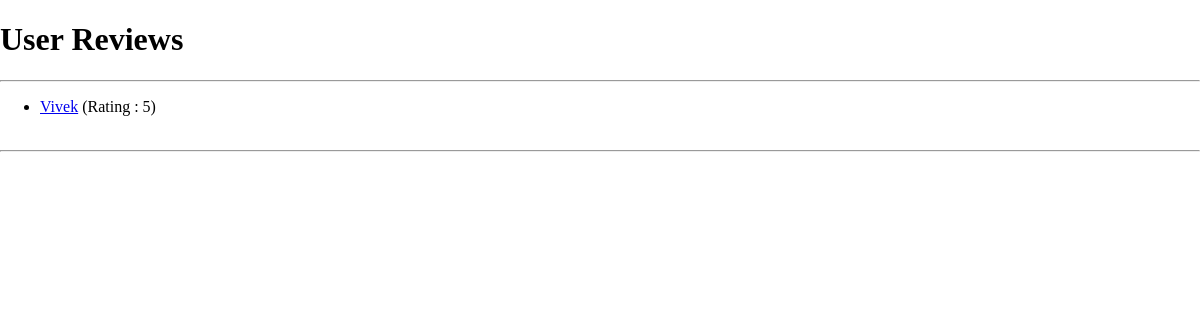
/reviews, run on an earlier commit of the app's database.
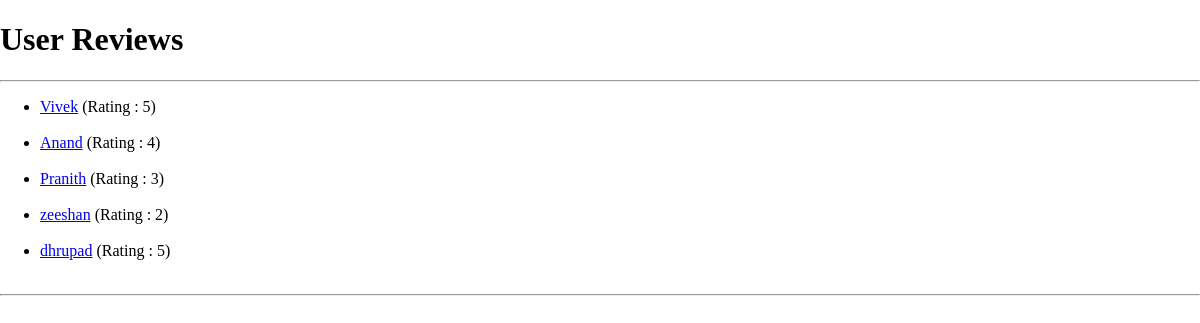
And on a later commit of the database.
### reviews/models.py (models this page shows)
class Review(models.Model):
    user_name = models.CharField(max_length=100)
    review_text = models.TextField(max_length=200)
    rating = models.IntegerField(validators= [MaxValueValidator(5) , MinValueValidator(1)])

### reviews/views.py (the view)
# urls.py: path('reviews', views.ReviewsListView.as_view()),
class ReviewsListView(ListView):
    template_name = "reviews/review_list.html"
    model = Review
    context_object_name = "reviews"

### reviews/templates/reviews/review_list.html (shortened to what this page needs)
{% extends 'reviews/base.html' %}
{% block content %}
    <h1>User Reviews </h1>
    <hr>
    <ul>
        {% for review in reviews %}
        <li>
            <a href="{% url 'reviews' review.id %}">{{ review.user_name }}<a> (Rating : {{ review.rating }})
        </li>
        <br>
        {% endfor %}
    </ul>
    <hr>
{% endblock content %}

### reviews/templates/reviews/base.html (shortened to what this page needs)
{% load static %}
<!DOCTYPE html>
<html lang="en">
<head>
    <link rel="stylesheet" href = "{% static 'reviews/styles.css' %}">
</head>
<body>
    {% block content %}
    {% endblock content %}
</body>
</html>

### reviews/static/reviews/styles.css (style rules this page uses)
body { font-family: 'Times New Roman', Times, serif; margin: 0; }

What changed in the data, as far as the page shows it:
added Review: user_name "Anand", rating "4"
added Review: user_name "Pranith", rating "3"
added Review: user_name "zeeshan", rating "2"
added Review: user_name "dhrupad", rating "5"
